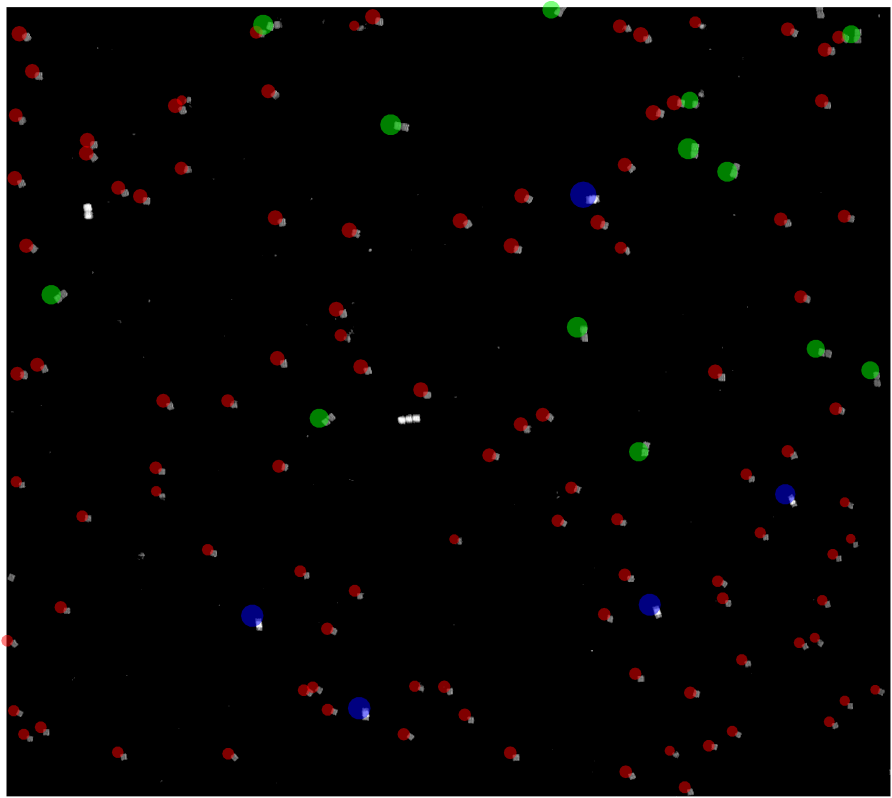
%> input picture Figure/test.png, 1783 x 1595 px, given in place of test.jpg, which was not available (shown at 1/2 size)
$ octave 'Computer counting algorithm.m'   (GNU Octave 9; MATLAB toolbox functions it lacks are replaced by stand-ins)
%> lines starting %> are read from the running program, lines starting %| are printed output that depends on the picture; pictures that were not available may be replaced by others from this repository, and a replacement may not be noted
% Read the input image
image = imread('test.jpg'); % Replace 'your_image.jpg' with your image file name
%> image is the input picture: size 1595x1783x3 uint8; mean R, G, B 8, 6.3, 6

% Convert the image to grayscale
grayImage = rgb2gray(image);
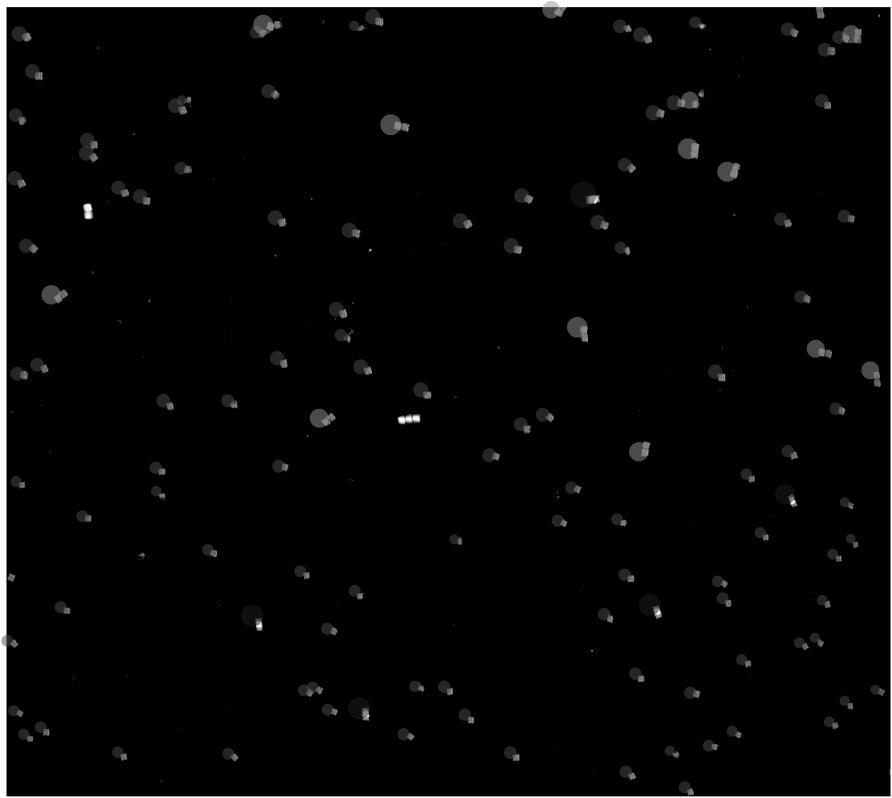
%> grayImage: size 1595x1783 uint8 (shown at 1/2 size); min 0, max 255, mean 6.8
ave = sum(grayImage(:))/numel(grayImage);
%> ave = 6.77
grayImage = grayImage-ave;
grayImage(grayImage < 20) = 0;
%> grayImage: size 1595x1783 uint8; min 0, max 248, mean 6.4; mean of the top-left, top-right, bottom-left and bottom-right quarters 9.9, 7.2, 5.6, 2.8

% Find connected components (regions) in the matrix
CC = bwconncomp(grayImage);
%> CC = 201 connected components

area = zeros(1,CC.NumObjects);
origamis = zeros(1,5);
maximum = max(grayImage(:));
%> maximum = 248


% Initialize a figure
figure;
alphaValue = 0.4;
imshow(grayImage,[]);
hold on;
% Loop through the connected components
for i = 1:CC.NumObjects
    % Get the indices (linear indices) of pixels belonging to the current region
    regionIndices = CC.PixelIdxList{i};
    area(1,i) = length(regionIndices);

    % Extract intensity values for the current region
    regionIntensityValues = grayImage(regionIndices);
    maximum_inregion = max(regionIntensityValues);

    [row, col] = ind2sub(size(grayImage), regionIndices(1));

    first = 100;
    second = 210;
    thrid = 280;
    fourth = 400;

    DLintensity = maximum*0.7;
    if area(1,i)>first && area(1,i)<=second
        scatter(col, row, 50, 'filled', 'MarkerFaceColor', 'r','MarkerFaceAlpha', alphaValue);
        origamis(1,1)=origamis(1,1)+1;
    elseif area(1,i)>second && area(1,i) <= thrid
        if maximum_inregion <= DLintensity
            scatter(col, row, 50, 'filled', 'MarkerFaceColor', 'g','MarkerFaceAlpha', alphaValue);
            origamis(1,2)=origamis(1,2)+1;
        elseif maximum_inregion > DLintensity
            scatter(col, row,50, 'filled', 'MarkerFaceColor', 'y','MarkerFaceAlpha', alphaValue);
            origamis(1,3)=origamis(1,3)+1;
        end
    elseif area(1,i)>thrid && area(1,i) <=460 && maximum_inregion <= DLintensity
        scatter(col, row, 50, 'filled', 'MarkerFaceColor', 'b','MarkerFaceAlpha', alphaValue);
        origamis(1,4)=origamis(1,4)+1;
    end
end
%> this loop made 201 passes
%> (maximum_inregion, row, col) on passes 1 to 3: (248, 1, 1), (145, 355, 16), (131, 1155, 16)
%> after the loop, area = 201 values, max 57898 at index 1, min 1 at index 51, mean 706.6; origamis = [2 0 0 8 0]

hold off;
disp(origamis);
%|    2   0   0   8   0

%histogram(area, 'BinWidth', 3, 'FaceColor', 'b', 'EdgeColor', 'k');

$ run again, with Figure/10_50am_0_1.png copied over Figure/test.png
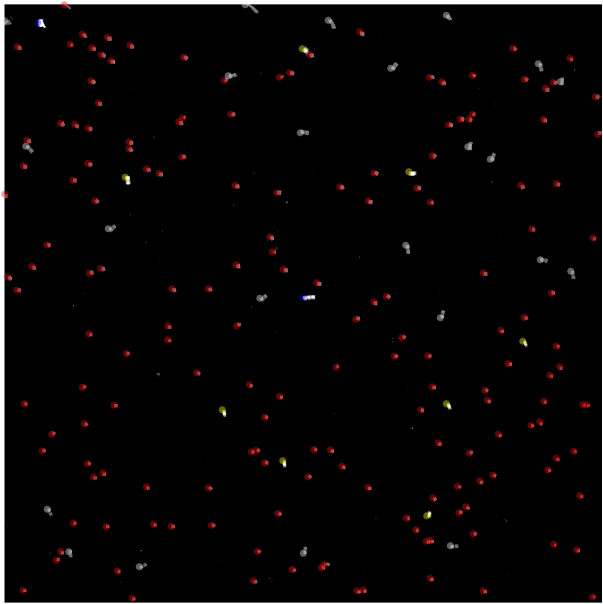
%> input picture Figure/10_50am_0_1.png, 1206 x 1208 px, given in place of test.jpg, which was not available (shown at 1/2 size)
%> image is the input picture: size 1208x1206x3 uint8; mean R, G, B 7.6, 5.8, 5.8
%> `grayImage = rgb2gray(image);`:
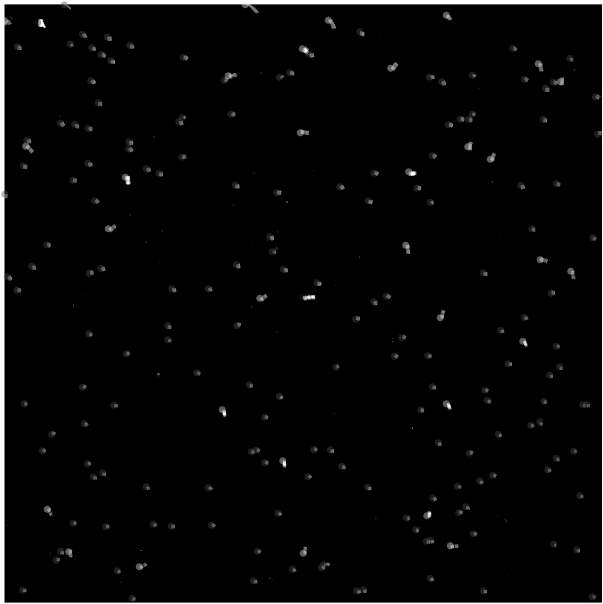
%> grayImage: size 1208x1206 uint8 (shown at 1/2 size); min 0, max 255, mean 6.3
%> ave = 6.33
%> CC = 267 connected components
%> maximum = 249
%> the loop `for i = 1:CC.NumObjects` made 267 passes
%> (maximum_inregion, row, col) on passes 1, 5, 6: (249, 1, 1), (121, 579, 28), (129, 92, 29)
%> after the loop `for i = 1:CC.NumObjects`: area = 267 values, max 28564 at index 1, min 1 at index 8, mean 228.4; origamis = [147 13 13 6 0]
%|    147    13    13     6     0

$ run again, with Figure/1130am_ABC_T_0.1nM_1.png copied over Figure/test.png
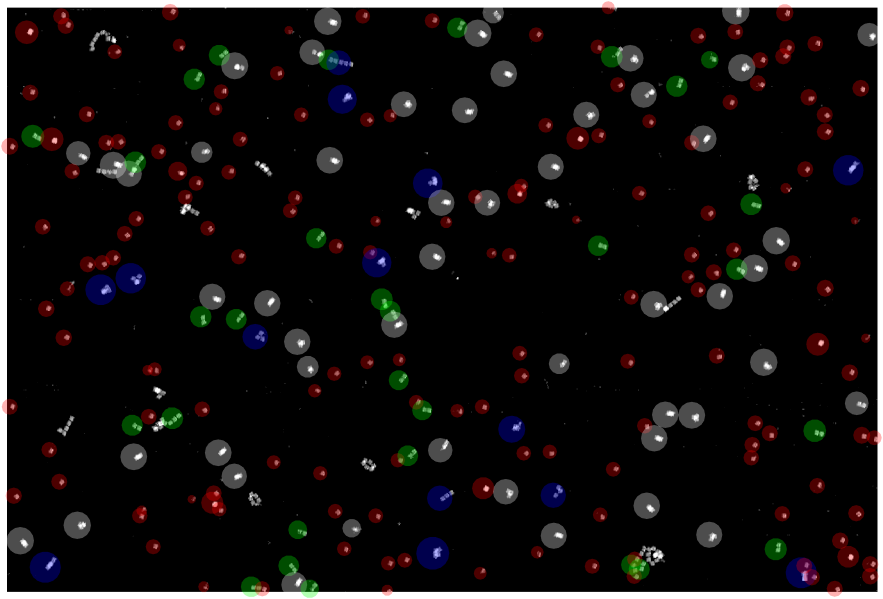
%> input picture Figure/1130am_ABC_T_0.1nM_1.png, 1766 x 1198 px, given in place of test.jpg, which was not available (shown at 1/2 size)
%> image is the input picture: size 1198x1766x3 uint8; mean R, G, B 19.4, 16.8, 16.7
%> `grayImage = rgb2gray(image);`:
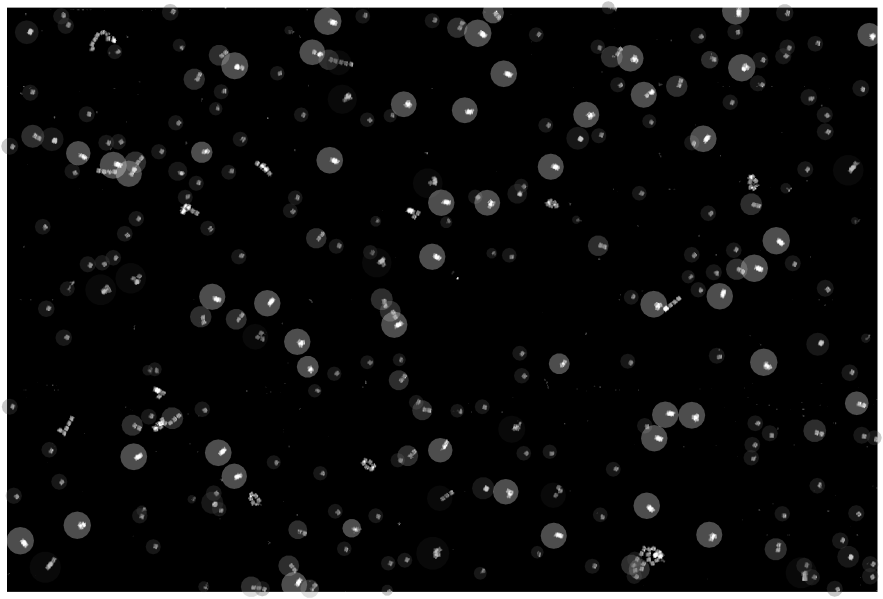
%> grayImage: size 1198x1766 uint8 (shown at 1/2 size); min 0, max 255, mean 17.6
%> ave = 17.59
%> CC = 361 connected components
%> maximum = 237
%> the loop `for i = 1:CC.NumObjects` made 361 passes
%> (maximum_inregion, row, col) on passes 1, 3, 4: (237, 1, 1), (163, 293, 21), (146, 814, 21)
%> after the loop `for i = 1:CC.NumObjects`: area = 361 values, max 97511 at index 1, min 1 at index 7, mean 695.9; origamis = [67 3 7 3 0]
%|    67    3    7    3    0

$ run again, with Figure/ABC_T_0.1nM_1.png copied over Figure/test.png
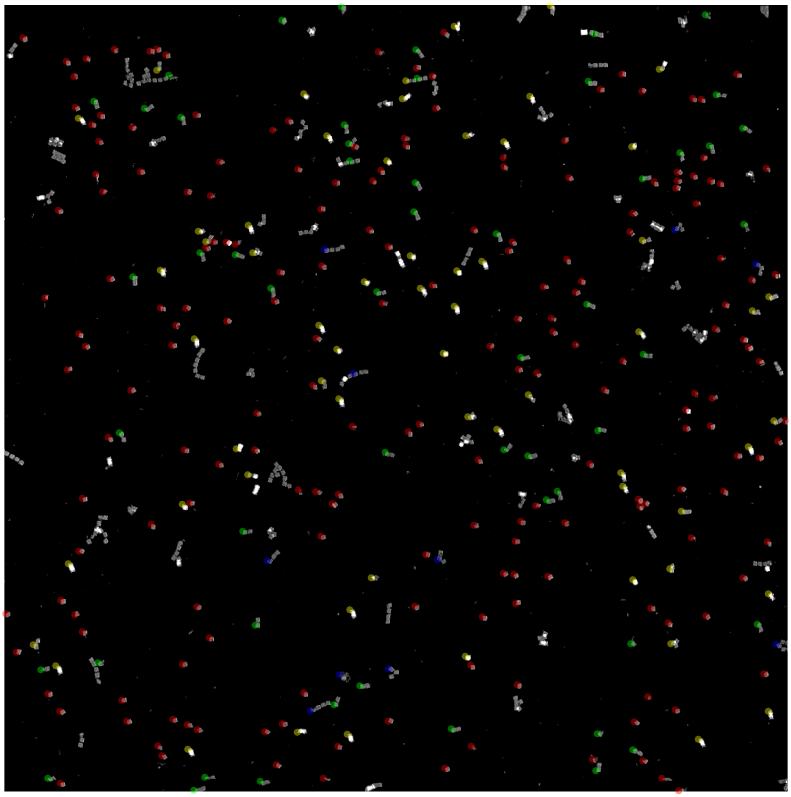
%> input picture Figure/ABC_T_0.1nM_1.png, 1582 x 1593 px, given in place of test.jpg, which was not available (shown at 1/2 size)
%> image is the input picture: size 1593x1582x3 uint8; mean R, G, B 9.7, 8.8, 8.2
%> `grayImage = rgb2gray(image);`:
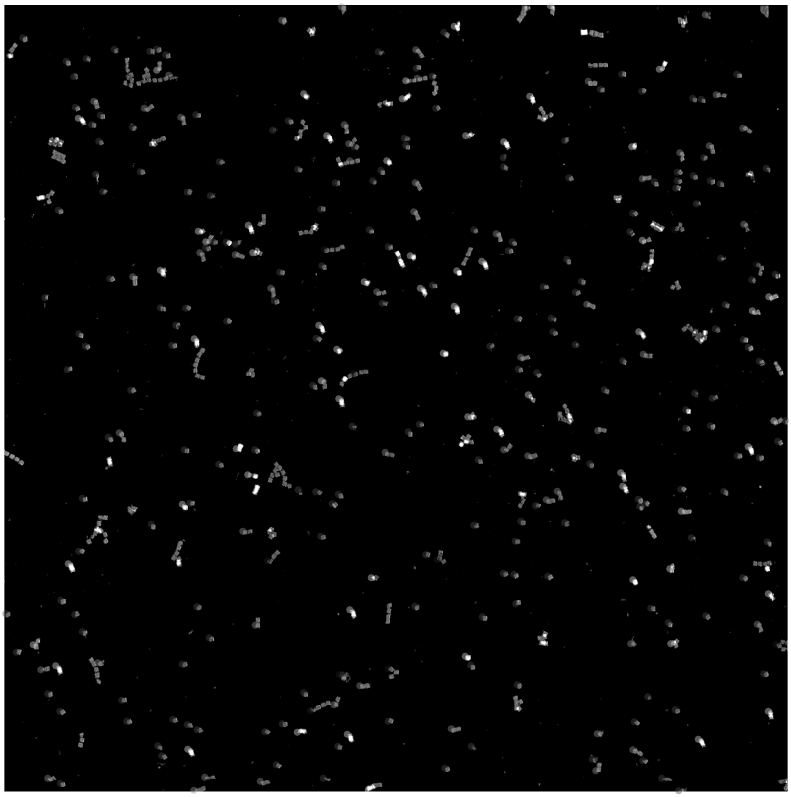
%> grayImage: size 1593x1582 uint8 (shown at 1/2 size); min 0, max 255, mean 9
%> ave = 9
%> CC = 614 connected components
%> maximum = 246
%> the loop `for i = 1:CC.NumObjects` made 614 passes
%> (maximum_inregion, row, col) on passes 1, 3, 5: (246, 1, 1), (246, 110, 14), (60, 1042, 16)
%> after the loop `for i = 1:CC.NumObjects`: area = 614 values, max 59569 at index 1, min 1 at index 2, mean 245.6; origamis = [181 25 32 36 0]
%|    181    25    32    36     0
